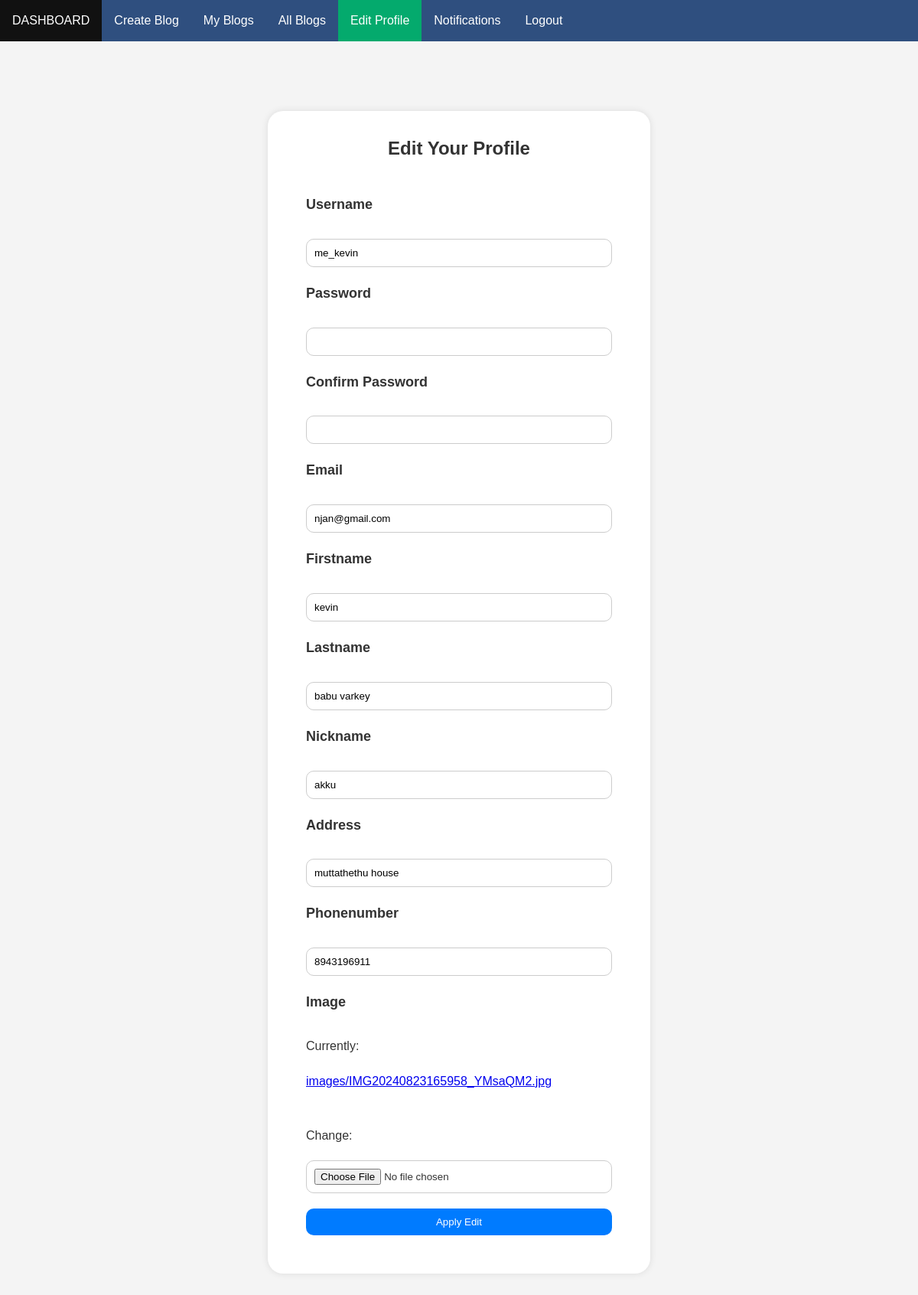
/profile/ (signed in), run on the app's committed database.
### emailloginapp/models.py (models this page shows, shortened)
class UserPermissions(models.Model):
    is_admin = models.BooleanField(null=True)  # role false for normal users
    permissions = models.ForeignKey(AllPermissionsList,on_delete=models.CASCADE,null=True)
    button_status = models.BooleanField(default=False,null=True)

class CustomUser(AbstractUser):
    email = models.EmailField(unique=True)
    first_name = models.CharField(max_length=255)
    last_name = models.CharField(max_length=255)
    nickname = models.CharField(max_length=255,null=True)
    address = models.CharField(max_length=255)
    phone_number = models.IntegerField(null=True,unique=True)
    image = models.ImageField(upload_to='images/',null=True)
    is_admin = models.BooleanField(default=False,null=True)  # role admin = True , normal user =False
    is_locked = models.BooleanField(default=False,null=True)
    USERNAME_FIELD = 'email'
    REQUIRED_FIELDS = ('username',)

### emailloginapp/views.py (the view)
# urls.py: path('profile/', views.profile_edit, name='profile_edit'),
@login_required()  # edit userprofile
@permission_required('edit_user_profile')
def profile_edit(request):
    if request.method == 'POST':
        form = UserEditForm(request.POST, request.FILES, instance=request.user)
        if form.is_valid():
            form.save()
            return redirect('success')
    else:
        form = UserEditForm(instance=request.user)
    return render(request, 'edit_profile.html', {'form': form})

### emailloginapp/forms.py (shortened to what this page needs)
class UserEditForm(forms.ModelForm):
    password1 = forms.CharField(label='New Password', widget=forms.PasswordInput, required=False)
    password2 = forms.CharField(label='Confirm New Password', widget=forms.PasswordInput, required=False)
    phone_number = forms.IntegerField(validators=[validate_phone_number,])
    image = forms.ImageField(validators=[validate_image])
    class Meta:
        model = CustomUser
        fields = ('username', 'password1', 'password2','email','first_name','last_name','nickname',
                  'address','phone_number','image')

### emailloginapp/context_processors.py (called while the page is built)
def permission_context(request):
    permissions = UserPermissions.objects.all()
    return {'permission':permissions}

### emailloginapp/templates/edit_profile.html (shortened to what this page needs)
{% extends "navbar.html"  %}
{% load static %}
{% block content %}
<!DOCTYPE html>
<html lang="en">
<head>
    <link rel="stylesheet" href="{% static 'css/edit_profile.css' %}">
</head>
<body>
<div class="container">
<div class="row justify-content-center">
<div class="col-md-6">
<h2 class="text-center mb-4">Edit Your Profile</h2>
<form method="post" enctype="multipart/form-data">
    <label>Username</label>
    {{form.username}}
    <label>Password</label>
    {{form.password1}}
    <label>Confirm Password</label>
    {{form.password2}}
    <label>Email</label>
    {{form.email}}
    <label>Firstname</label>
    {{form.first_name}}
    <label>Lastname</label>
    {{form.last_name}}
    <label>Nickname</label>
    {{form.nickname}}
    <label>Address</label>
    {{form.address}}
    <label>Phonenumber</label>
    {{form.phone_number}}
    <label>Image</label>
    {{form.image}}
<button type="submit" class="btn btn-primary">Apply Edit</button>
</form>
</div>
</div>
</div>
</body>
</html>
{% endblock %}

### emailloginapp/templates/navbar.html (shortened to what this page needs)
{% load static %}
<!DOCTYPE html>
<html>
<head>
  <link rel="stylesheet" href="{% static 'css/navbar.css' %}">
</head>
<body>
  {% if not request.user.is_admin %}
    <ul>
      <li><a class="{% if request.path == '/success/'%} active {% endif %}" href="{% url 'success' %}">DASHBOARD</a></li>
      {% for permission in permission %}
        {% if 'create_blog' in permission.permissions.permissionnames %}
          <li><a class="{% if request.path == '/createblog/'%} active {% endif %}" href="{% url 'create' %}">Create Blog</a> </li>
        {% endif %}
      {% endfor %}
      {% for permission in permission %}
        {% if 'see_my_blogs' in permission.permissions.permissionnames %}
          <li><a class="{% if request.path == '/myblog/'%} active {% endif %}" href="{% url 'my' %}">My Blogs</a> </li>
        {% endif %}
      {% endfor %}
      {% for permission in permission %}
        {% if 'see_all_blogs' in permission.permissions.permissionnames %}
          <li> <a class="{% if request.path == '/members/'%} active {% endif %}" href="{% url 'members' %}">All Blogs</a></li>
        {% endif %}
      {% endfor %}
      {% for permission in permission %}
        {% if 'edit_user_profile' in permission.permissions.permissionnames %}
          <li> <a class="{% if request.path == '/profile/'%} active {% endif %}" href="{% url 'profile_edit' %}">Edit Profile</a></li>
        {% endif %}
      {% endfor %}
      <li id="notification-dropdown">
        <a href="#" class="notification-link">Notifications</a>
      </li>
      <li><a href="{% url 'logout' %}">Logout</a></li>
    </ul>
  {% else %}
    <ul>
      <li><a href="{% url 'ad_min' %}" class="active">ADMIN PANEL</a></li>
      <li><a href="{% url 'permission' %}">PERMISSIONS</a></li>
      <li><a href="{% url 'logout' %}">Logout</a></li>
    </ul>
  {% endif %}
</body>
</html>
{% block content %} {% endblock %}

### emailloginapp/static/css/navbar.css (style rules this page uses)
ul { list-style-type: none; margin: 0; padding: 0; overflow: hidden; background-color: #2f4f7f; position: relative; }
li { float: left; position: relative; }
li a { display: block; color: white; text-align: center; padding: 14px 16px; text-decoration: none; }
.active { background-color: #04AA6D; }
.notification-link { color: white; text-decoration: none; padding: 14px 16px; display: block; }

### emailloginapp/static/css/edit_profile.css (style rules this page uses)
* { box-sizing: border-box; margin: 0; padding: 0; }
body { font-family: Arial, sans-serif; line-height: 1.6; color: #333; background-color: #f4f4f4; }
.container { max-width: 500px; margin: 91px auto; padding: 30px; background-color: #fff; border-radius: 20px; box-shadow: 0 0 10px rgba(0, 0, 0, 0.1); }
h2 { font-size: 24px; font-weight: bold; color: #333; margin-bottom: 20px; text-align: center; }
form { display: flex; flex-direction: column; gap: 20px; padding: 20px; }
label { font-size: 18px; font-weight: bold; margin-bottom: 10px; }
input, select { width: 100%; padding: 10px; border: 1px solid #ccc; border-radius: 10px; }
button[type="submit"] { padding: 10px; background-color: #007bff; color: #fff; border: none; border-radius: 10px; cursor: pointer; width: 100%; }

### data on the page
UserPermissions: shows "Create Blog"
UserPermissions: shows "My Blogs"
UserPermissions: shows "All Blogs"
UserPermissions: shows "Edit Profile"
CustomUser: username "me_kevin", email "njan@gmail.com", first_name "kevin", last_name "babu varkey", nickname "akku", address "muttathethu house", phone_number "8943196911"
